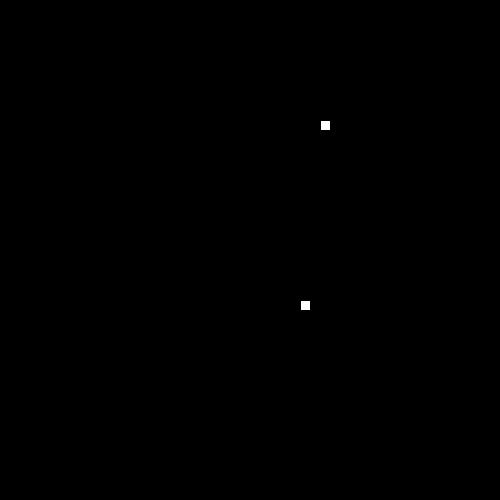
Frame 1 (no input)
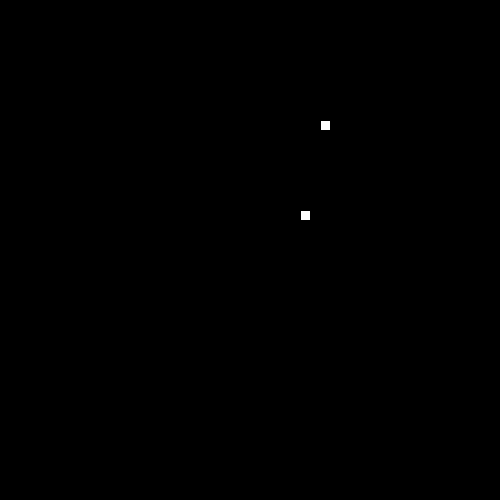
Frame 60 (the mouse pressed at the canvas centre just before this capture)
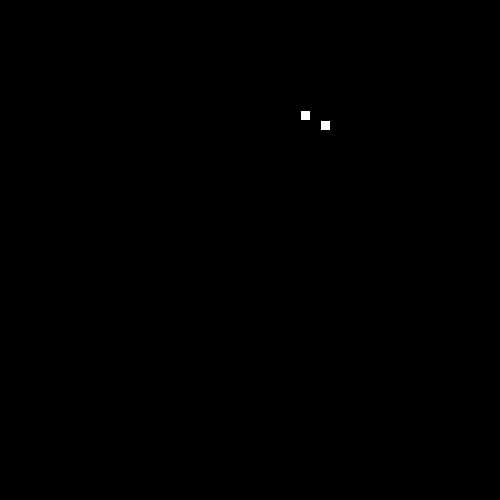
Frame 120 (the mouse held since frame 60 and released just before this capture)

The Processing sketch that drew these frames (run headless with seeded random() and noise(); from frame 60 on, the mouse is pressed at the canvas centre):

// Processing sketch: snakeee
// ── snakeee.pde
// 1. Follow the recipe instructions inside the Segment class.

// The Segment class will be used to represent each part of the moving snake.

class Segment {

  //2. Create x and y member variables to hold the location of each segment.
  
  private int x = 0;
  private int y = 0;

  // 3. Add a constructor with parameters to initialize each variable.

    Segment(int x , int y){
      this.x=x;
      this.y=y;
      
    }

  // 4. Add getter and setter methods for both the x and y member variables.
  public int getX(){
   return x; 
  }
  
 public void setX(int x){
   this.x = x; 
  }
  
  public int getY(){
  
  return y;
  }
  
  public void setY(int y){
   
    this.y=y;
  }
  
}


// 5. Create (but do not initialize) a Segment variable to hold the head of the Snake

  Segment s;

// 6. Create and initialize a String to hold the direction of your snake e.g. "up"

String direction = "up";

// 7. Create and initialize a variable to hold how many pieces of food the snake has eaten.
// give it a value of 1 to start.

int food=1;

// 8. Create and initialize foodX and foodY variables to hold the location of the food.

int foodX = ((int)random(50)*10);
int foodY = ((int)random(50)*10);

// (Hint: use the random method to set both the x and y to random locations within the screen size (500 by 500).)

//int foodX = ((int)random(50)*10);



void setup() {

  // 9. Set the size of your sketch (500 by 500).

  size(500, 500);


  // 10. initialize your head to a new segment.
  s= new Segment(300,300);
  

  // 11. Use the frameRate(int rate) method to set the rate to 20.
  
  frameRate(20);
  
}


void draw() {

  background(0);


  //12. Call the manageTail, drawFood, drawSnake, move, and collision methods. 
  
  manageTail();
  drawFood();
  drawSnake();
  move();
  collision();
  
  
  
}


// 13. Complete the drawFood method below. (Hint: each piece of food should be a 10 by 10 rectangle).

void drawFood() {
  
  rect(foodX, foodY, 10, 10);
  
}


//14. Draw the snake head (use a 10 by 10 rectangle)

void drawSnake() {

  rect(s.getX(), s.getY(), 10, 10);
  
  //test your code
}


// 15. Complete the move method below.

void move() {

  // 16. Using a switch statement, make your snake head move by 10 pixels in the correct direction.
  //This is an incomplete switch statement:
  /*
  switch(dir) {
  case "up":
    // move head up here 
    break;
  case "down":
    // move head down here 
    break;
  case "left":
   // figure it out 
    break;
  case "right":
    // mystery code goes here 
    break;
  }
  */


switch(direction){
  case "up":
  s.setY(s.getY()-10);
   break;
  
  case "down":
  s.setY(s.getY()+10);
  break;
  
  case "left":
  s.setX(s.getX()-10);
  break;
 
  case "right":
  s.setX(s.getX()+10);
  break;
    
}

  // 17. Call the checkBoundaries method to make sure the snake head doesn't go off the screen.
  checkBoundaries();
  
}


// 18. Complete the keyPressed method below. Use if statements to set your direction variable depending on what key is pressed.

void keyPressed() {
  
  if(keyCode==UP){
    direction = "up"; 
  }
  
  if(keyCode==DOWN){ 
   direction = "down"; 
  }
  
  if(keyCode==LEFT){
   direction = "left";  
  }
  
  if(keyCode==RIGHT){
  direction = "right";
   }
  
}



// 19. check if your head is out of bounds (teleport your snake head to the other side).

void checkBoundaries() {
  if(s.getX()<0){
    
    s.setX(s.getX()+500);
    
  }
  
  if(s.getX()>500){
   
    s.setX(s.getX()-500);
    
  }
  
  if(s.getY()<0){
    
   s.setY(s.getY()+500); 
    
  }
  
  
  if(s.getY()>500){
     
    s.setY(s.getY()-500);
    
  }
  
  
  
}



//20. Make sure that the key for your current direction’s opposite doesn’t work(i.e. If you’re going up, down key shouldn’t work)



// 21. Complete the missing parts of the collision method below.

int foodEaten=0;

void collision() {

  // If the segment is colliding with a piece of food...
     // Increase the amount of food eaten and set foodX and foodY to new random locations.
     
     if(s.getX()==foodX&&s.getY()==foodY){
       
       foodEaten=foodEaten+1;
       
       foodX = (int)random(width);
       foodX-=(foodX%10);
       foodY = (int)random(height);
       foodY-=(foodY%10); 
   }
     
}



/**
 
 ** Part 2: making the tail (the rest of the snake)
     
 **/

//  1. Create and initialize an ArrayList of Segments. (This will be your snake tail!)

    ArrayList<Segment> a = new ArrayList<Segment>();



// 2. Complete the missing parts of the manageTail method below and call it in the draw method.

void manageTail() {
  
  checkTailCollision();

  //Call the drawTail and checkTailCollision methods.
  
  drawTail();
  
  checkTailCollision();

  // Add a new Segment to your ArrayList that has the same X and Y as the head of your snake.
  Segment tail = new Segment(s.getX(), s.getY());
  a.add(tail);
  

  // To keep your tail the right length:
  // while the tail size is greater than the number of food pieces eaten, remove the first Segment in your tail.
  
  while(a.size()>foodEaten){
    
    a.remove(tail);
    
  }
  

}

void drawTail() {
    // Draw a 10 by 10 rectangle for each Segment in your snake ArrayList.
    
    for(int i = 0; i < a.size(); i++){
      Segment candy = a.get(i);
      rect(candy.getX(), candy.getY(), 10, 10);
      
    }
    
    
}


// 3. Complete the missing parts of the bodyCollision method below.

void checkTailCollision() {

  // If your head has the same location as one of your segments...

  // reset your food variable
 
  //Call this method at the beginning of your manageTail method.
  

  
  
}
